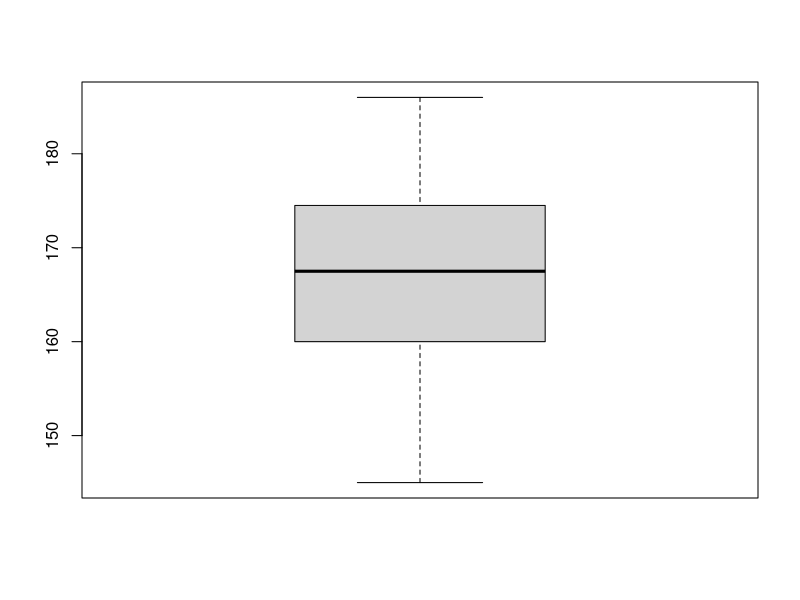
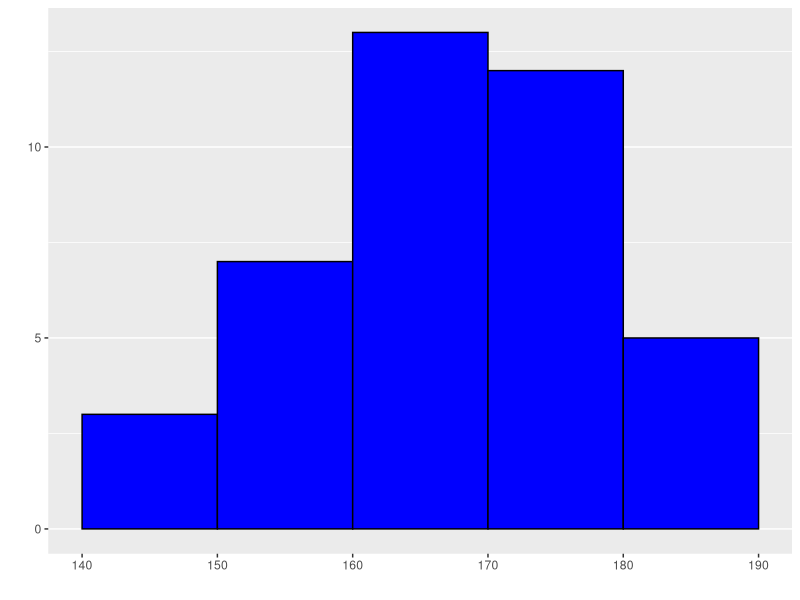

The R source for these figures, in order:
## ---- chunk 1
knitr::opts_chunk$set(echo = FALSE, warning = FALSE, message = FALSE)
## ---- chunk 2
datos <- c(145,147,149,152,153,154,154,156,157,158,162,162,162,163,163,164,164,165,167,167,
           168,169,169,171,171,171,172,173,174,174,175,176,176,178,179,181,181,183,185,186)
## ---- chunk 3
boxplot(datos)
## ---- chunk 4
library(tidyverse)
data.frame(x=datos) %>% ggplot(aes(x=x)) +
  geom_histogram(bins=5,breaks=c(140,150,160,170,180,190),fill="blue",color="black") +
  labs(x="",y="") +
  theme(panel.grid.major.x = element_blank(),
        panel.grid.minor.x = element_blank())
